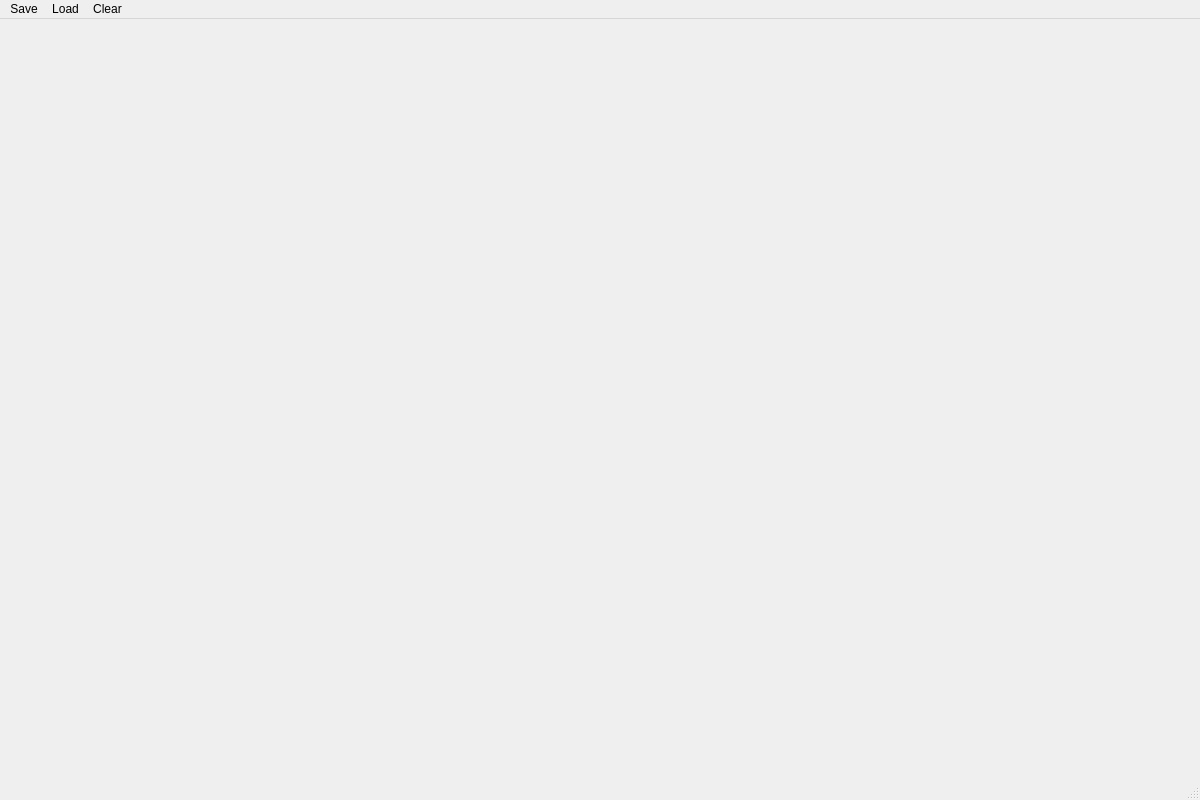
<?xml version="1.0" encoding="UTF-8"?>
<ui version="4.0">
 <class>LevelSandboxWindow</class>
 <widget class="QMainWindow" name="LevelSandboxWindow">
  <property name="geometry">
   <rect>
    <x>0</x>
    <y>0</y>
    <width>1200</width>
    <height>800</height>
   </rect>
  </property>
  <property name="minimumSize">
   <size>
    <width>1200</width>
    <height>800</height>
   </size>
  </property>
  <property name="maximumSize">
   <size>
    <width>1200</width>
    <height>800</height>
   </size>
  </property>
  <property name="windowTitle">
   <string>Sandbox</string>
  </property>
  <widget class="QWidget" name="centralwidget"/>
  <widget class="QMenuBar" name="menubar">
   <property name="geometry">
    <rect>
     <x>0</x>
     <y>0</y>
     <width>1200</width>
     <height>21</height>
    </rect>
   </property>
   <widget class="QMenu" name="menuSave">
    <property name="title">
     <string>Save</string>
    </property>
   </widget>
   <widget class="QMenu" name="menuLoad">
    <property name="title">
     <string>Load</string>
    </property>
   </widget>
   <widget class="QMenu" name="menuClear">
    <property name="title">
     <string>Clear</string>
    </property>
   </widget>
   <addaction name="menuSave"/>
   <addaction name="menuLoad"/>
   <addaction name="menuClear"/>
  </widget>
  <widget class="QStatusBar" name="statusbar"/>
 </widget>
 <resources/>
 <connections/>
</ui>
